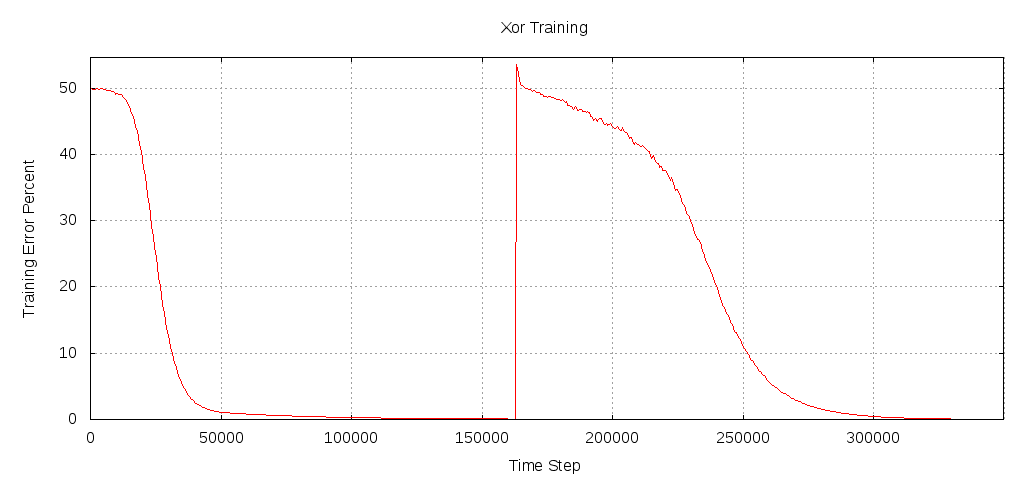

This chart was generated by the following Python code:
#!/usr/bin/python

import deeplearn

# Reads a number of data samples from a CSV file
# where the expected output value is the second field (index 1)
noOfSamples = deeplearn.readCsvFile("xor.data", 4, 1, [2], 0)
print str(noOfSamples) + " samples loaded"

# The error threshold (percent) for each layer of the network.
# After going below the threshold the pre-training will move
# on to the next layer
deeplearn.setErrorThresholds([0.07, 0.007])

# The learning rate in the range 0.0-1.0
deeplearn.setLearningRate(0.2)

# The percentage of dropouts in the range 0-100
deeplearn.setDropoutsPercent(0.001)

# Title of the training error image
deeplearn.setPlotTitle("Xor Training")

# The number of time steps after which the training error image is redrawn
deeplearn.setHistoryPlotInterval(50000)

print "Training started"

timeStep = 0
while (deeplearn.training() != 0):
    timeStep = timeStep + 1

print "Training Completed"
print "Test data set performance is " + str(deeplearn.getPerformance()) + "%";

deeplearn.export("result.py")
print "Exported trained network"

deeplearn.save("result.nn")
print "Saved trained network"
